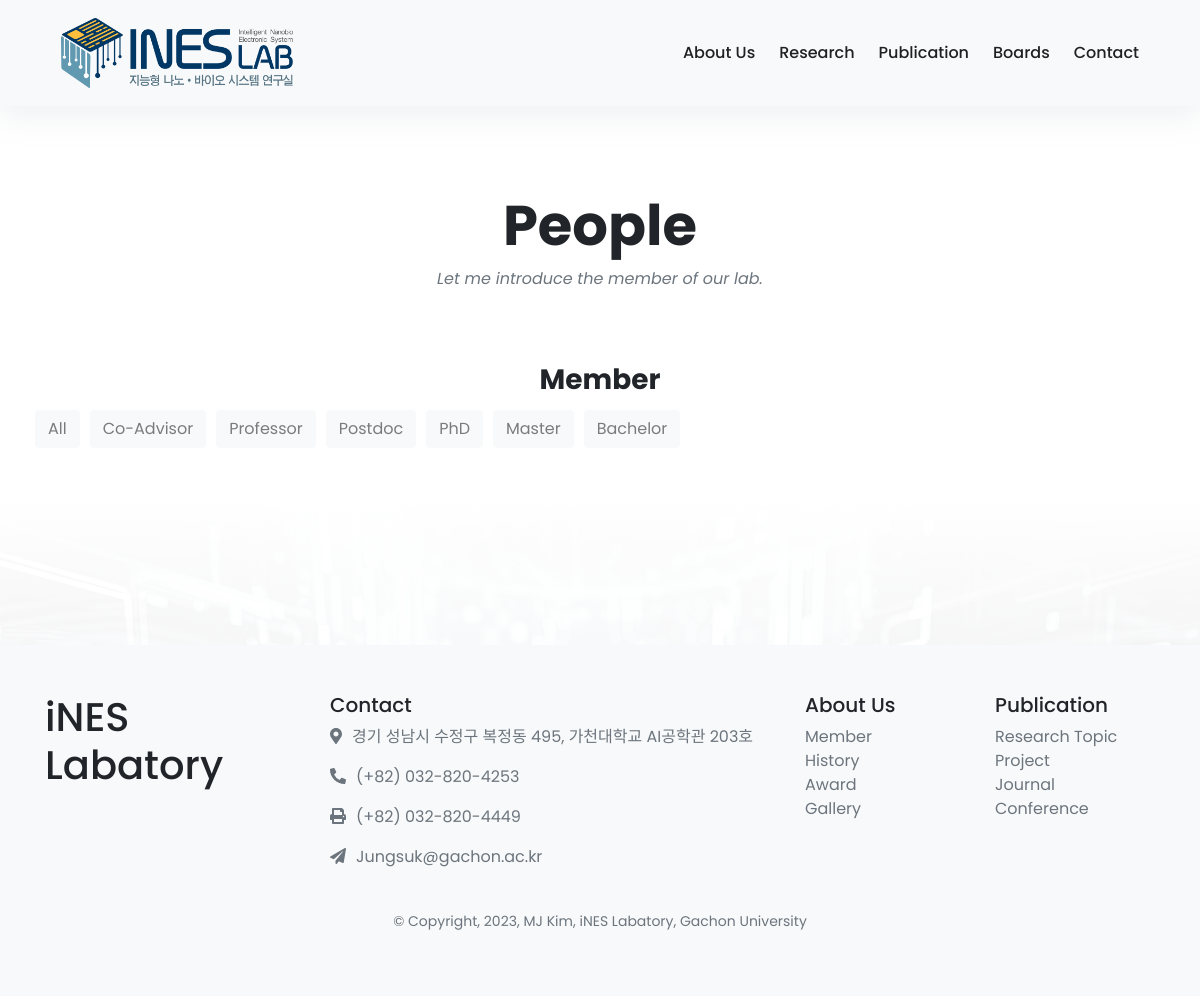
The page /member/filter/?degree=BS on the database as committed earlier.
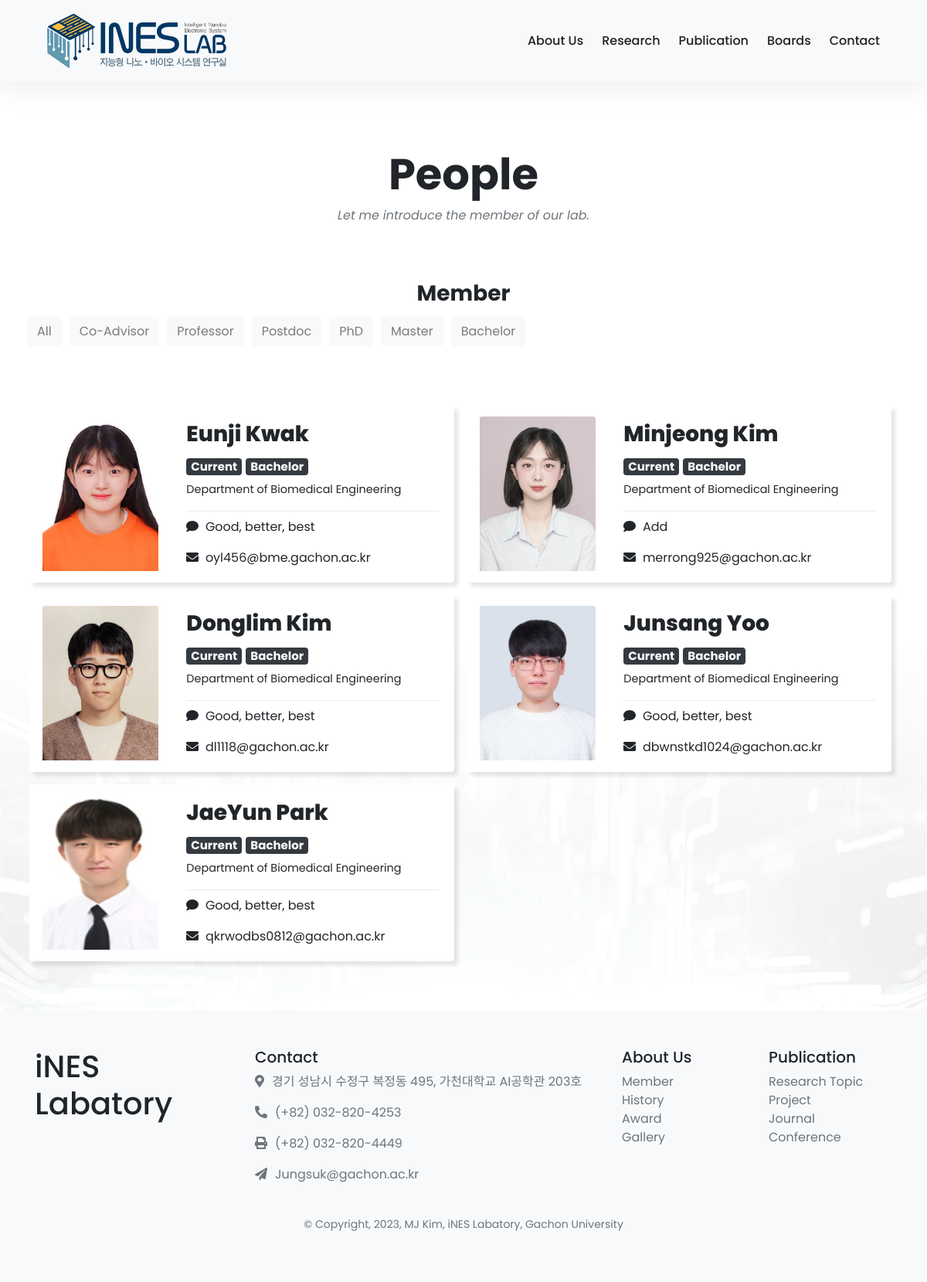
The same page on the database as committed later.
### member/models.py (models this page shows, shortened)
class member_list(models.Model):
    DEGREE_CHOICES = [
        ('CA', 'Co-Advisor'),
        ('PR', 'Professor'),
        ('PD', 'Postdoc'),
        ('PHD', 'PhD'),
        ('MS', 'Master'),
        ('BS', 'Bachelor'),
    ]
    STATUS_CHOICES = [
        ('CU', 'Current'),
        ('AL', 'Alumni'),
    ]
    name = models.CharField(max_length=20)
    email = models.EmailField(max_length=254, default="@gachon.ac.kr")
    main_photo_path_text = models.CharField(max_length=100)
    hobby_photo_path = models.CharField(max_length=100, default="/static/brain.png")
    motto = models.CharField(max_length=50, default="Good, better, best")
    department = models.CharField(max_length=50, default = "Department of Biomedical Engineering")
    degree = models.CharField(max_length=50, choices=DEGREE_CHOICES, default='BS')
    status = models.CharField(max_length=2, choices=STATUS_CHOICES, default='CU')

### member/views.py (the view)
# urls.py: path('', views.filter_by_degree, name='index'),
def filter_by_degree(request):
    degree = request.GET.get('degree', None)
    template = loader.get_template('../templates/labweb/member.html')
    if degree:
        members = member_list.objects.filter(degree=degree)
    else:
        members = member_list.objects.all()
    context = {
        'member_list': members,
        'degree_choices': member_list.DEGREE_CHOICES,  # 템플릿에 전달
        'selected_degree': degree
    }
    return HttpResponse(template.render(context, request))

### templates/labweb/member.html (shortened to what this page needs)
{% extends 'labweb/base.html' %}
{% block style %}
  <link rel="stylesheet" href="//maxcdn.bootstrapcdn.com/font-awesome/4.3.0/css/font-awesome.min.css">
  <link rel="stylesheet" href="/static/css/member.css">
{% endblock %}
{% block content %}
  <div class="container py-5">
    <header class="text-center">
      <br><br><br> <br><br><br>
      <h1 class="display-4 font-weight-bold">People</h1>
      <p class="font-italic text-muted mb-0">Let me introduce the member of our lab. </p>
      <br><br><br>
      <h3 class="display-7 font-weight-bold">Member</h3>
    <div class="row">
      <div style="padding: 5px;">
        <button type="button" class="btn btn-light degree-button" id="button" onclick="change_btn(event)" >
          <a href="{% url 'filter_by_degree' %}"  class="degree-link">
            All
          </a>
        </button>
      </div>
      <br><br><br>
      {% if degree_choices %}
      {% for degree_abbr, degree_name  in degree_choices %}
          <div style="padding: 5px;">
            <button type="button" class="btn btn-light degree-button" id="button" onclick="change_btn(event)">
                <a href="{% url 'filter_by_degree' %}?degree={{ degree_abbr }}" class="degree-link">
                    {{ degree_name }}
                </a>
            </button>
         </div>
        {% endfor %}
    {% endif %}
      <br><br>      <br><br><br>
      {% if member_list %}
        {% for member in member_list %}
        {% if member.status == "CU" %}
          <div class="card mb-3 ml-2 mr-2" style="width:550px; border-style: none; box-shadow: 5px 5px 5px rgb(0, 0, 0, 0.1); ">
            <div class="row no-gutters" style="display: flex; align-items: center; justify-content: center; ">
              <div class="col-lg-4">
                <img class="card-img-top" src="{{member.main_photo_path_text}}" alt="Card image" style="max-height: 200px; width: 150px; --hover-image: url({{member.hobby_photo_path}})">
              </div>
              <div class="col-lg-8">
                <div class="card-body">
                  <h3 class="card-title" style="text-align: left; font-weight: 800;">{{member.name}}</h3>
                  <h5 style="text-align: left;"><span class="badge badge-dark">{{member.get_status_display}}</span> <span class="badge badge-dark">{{member.get_degree_display}} </span> </h5>
                  <p class="card-text" style="font-size: 0.9em; text-align: left;">{{member.department}}</p>
                  <hr class="dropdown-divider">
                  <p class="card-text" style="text-align: left;"><i class="fa fa-solid fa-comment"></i>&nbsp&nbsp{{member.motto}}</p>
                  <p class="card-text" style="font-size: 1em; text-align: left;"><i class="fa fa-solid fa-envelope"></i>&nbsp&nbsp{{member.email}}</p>
                </div>
              </div>
            </div>
          </div>
          {% endif %}
        {% endfor %}
        {% endif %}
        <br><br><br>
    </div>
  </div>
{% endblock %}

Rows that differ between the two databases and show on the page:
now on this page (row edited): member_list: main_photo_path_text (picture), name "Eunji Kwak", status "Current", degree "Bachelor", department "Department of Biomedical Engineering", motto "Good, better, best", email "oyl456@bme.gachon.ac.kr"
now on this page (row edited): member_list: main_photo_path_text (picture), name "Minjeong Kim", status "Current", degree "Bachelor", department "Department of Biomedical Engineering", motto "Add", email "merrong925@gachon.ac.kr"
now on this page (row edited): member_list: main_photo_path_text (picture), name "Donglim Kim", status "Current", degree "Bachelor", department "Department of Biomedical Engineering", motto "Good, better, best", email "dl1118@gachon.ac.kr"
now on this page (row edited): member_list: main_photo_path_text (picture), name "Junsang Yoo", status "Current", degree "Bachelor", department "Department of Biomedical Engineering", motto "Good, better, best", email "dbwnstkd1024@gachon.ac.kr"
now on this page (row edited): member_list: main_photo_path_text (picture), name "JaeYun Park", status "Current", degree "Bachelor", department "Department of Biomedical Engineering", motto "Good, better, best", email "qkrwodbs0812@gachon.ac.kr"
